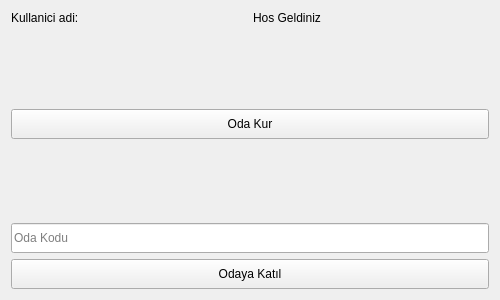
<?xml version="1.0" encoding="UTF-8"?>
<ui version="4.0">
 <class>Form</class>
 <widget class="QWidget" name="Form">
  <property name="geometry">
   <rect>
    <x>0</x>
    <y>0</y>
    <width>500</width>
    <height>300</height>
   </rect>
  </property>
  <property name="windowTitle">
   <string>Form</string>
  </property>
  <layout class="QVBoxLayout" name="verticalLayout">
   <item>
    <layout class="QHBoxLayout" name="horizontalLayout">
     <item>
      <widget class="QLabel" name="label">
       <property name="text">
        <string>Kullanici adi:</string>
       </property>
      </widget>
     </item>
     <item>
      <widget class="QLabel" name="welcome_label">
       <property name="text">
        <string>Hos Geldiniz</string>
       </property>
      </widget>
     </item>
    </layout>
   </item>
   <item>
    <spacer name="verticalSpacer">
     <property name="orientation">
      <enum>Qt::Vertical</enum>
     </property>
     <property name="sizeHint" stdset="0">
      <size>
       <width>20</width>
       <height>40</height>
      </size>
     </property>
    </spacer>
   </item>
   <item>
    <widget class="QPushButton" name="create_room_btn">
     <property name="minimumSize">
      <size>
       <width>0</width>
       <height>30</height>
      </size>
     </property>
     <property name="text">
      <string>Oda Kur</string>
     </property>
    </widget>
   </item>
   <item>
    <spacer name="verticalSpacer_2">
     <property name="orientation">
      <enum>Qt::Vertical</enum>
     </property>
     <property name="sizeHint" stdset="0">
      <size>
       <width>20</width>
       <height>40</height>
      </size>
     </property>
    </spacer>
   </item>
   <item>
    <widget class="QLineEdit" name="room_code_input">
     <property name="minimumSize">
      <size>
       <width>0</width>
       <height>30</height>
      </size>
     </property>
     <property name="placeholderText">
      <string>Oda Kodu</string>
     </property>
    </widget>
   </item>
   <item>
    <widget class="QPushButton" name="join_room_btn">
     <property name="minimumSize">
      <size>
       <width>0</width>
       <height>30</height>
      </size>
     </property>
     <property name="text">
      <string>Odaya Katıl</string>
     </property>
    </widget>
   </item>
  </layout>
 </widget>
 <resources/>
 <connections/>
</ui>
